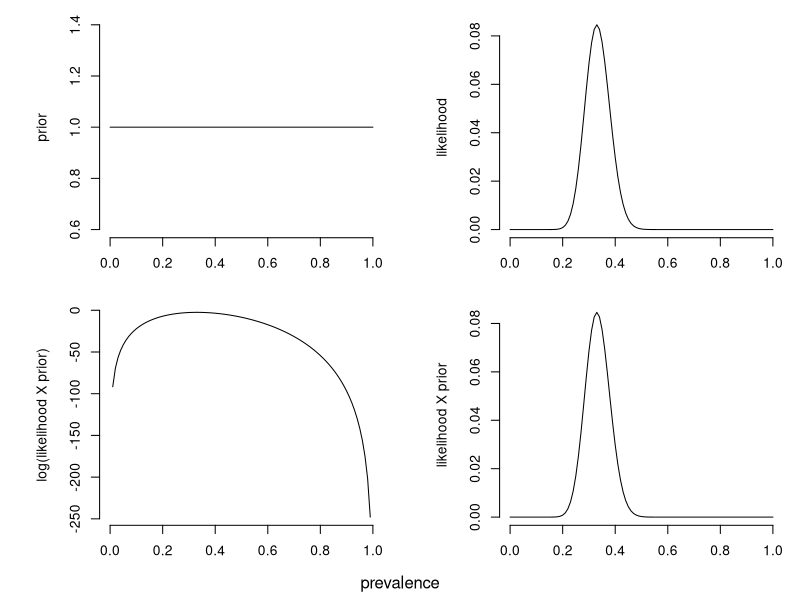
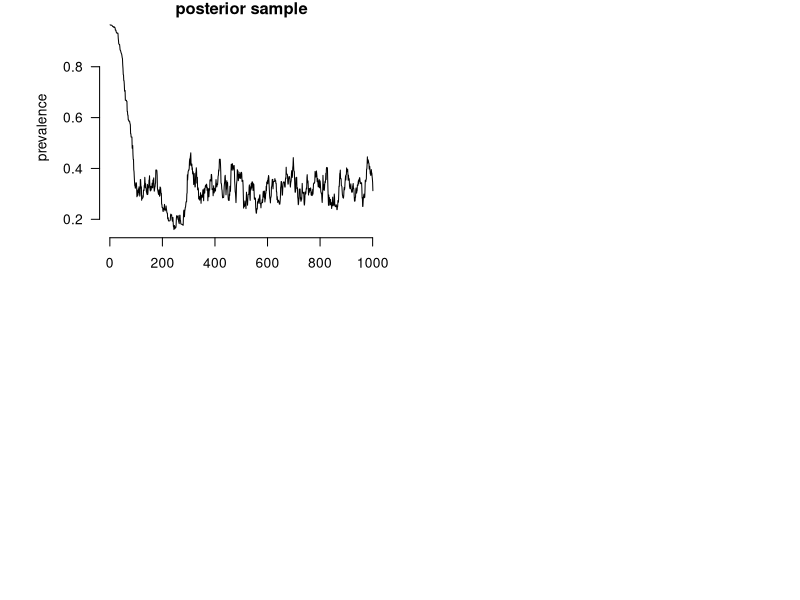
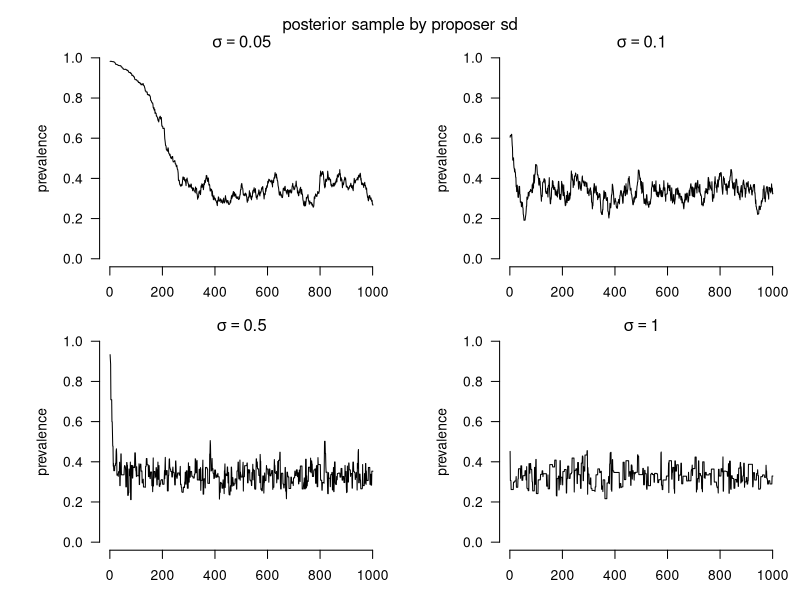
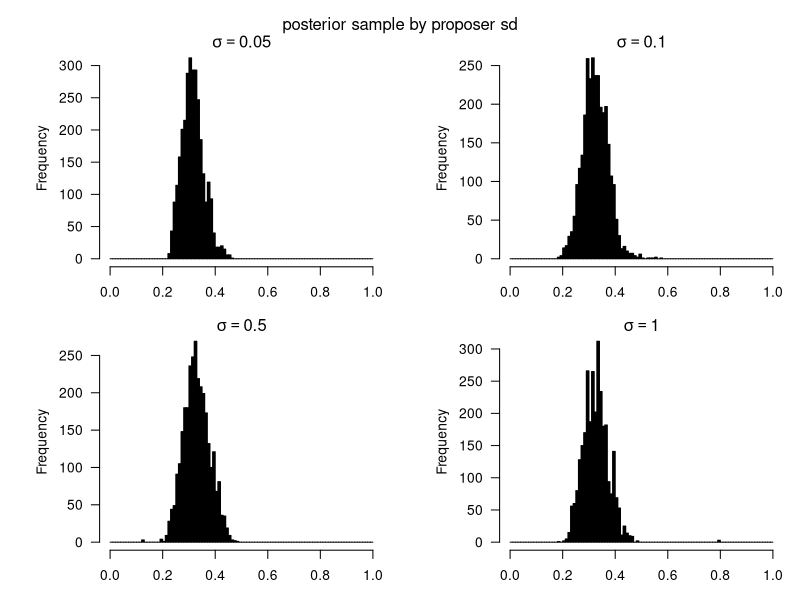
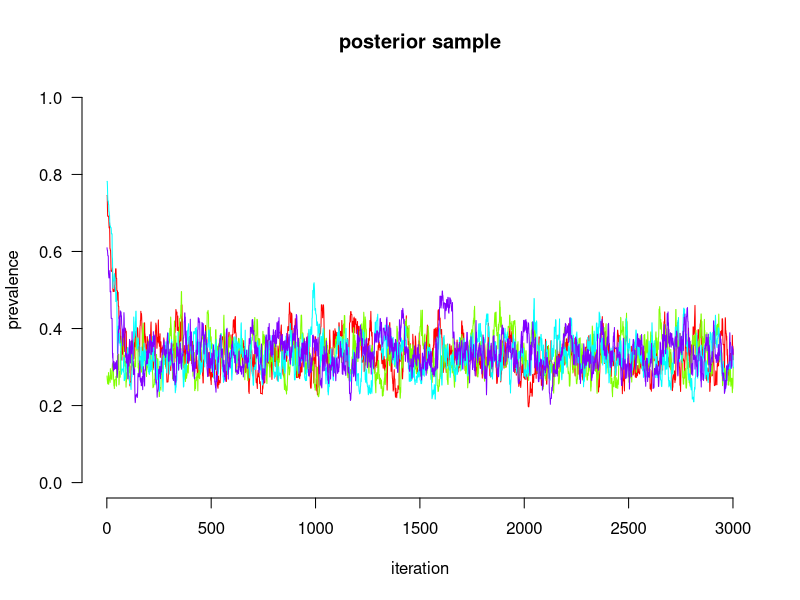
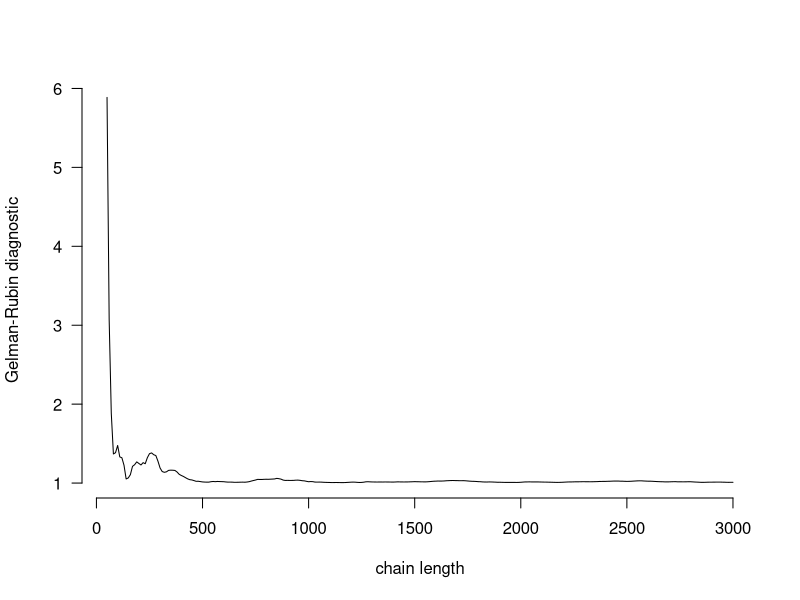
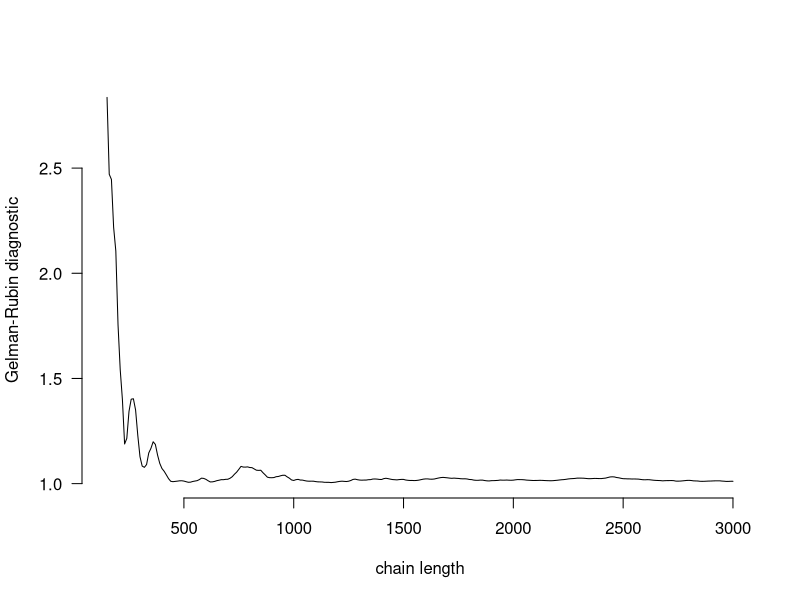

Reproduce these figures in R, in order.
## Introduction to MCMC 1: Estimating a posterior binomial probability
## Steve Bellan 2015

## Meaningful Modeling of Epidemiologic Data, 2012 AIMS, Muizenberg

###################################################################### 

## By the end of this tutorial you should…

## * Understand how to write a flexible prior function for the binomial
## * Understand the Metropolis-Hasting algorithm and explain it step by step.
## * Know how the parameter proposal distribution affects MCMC convergence
## * Know how to assess MCMC convergence with the Gelman-Rubin diagnostic and with trace plots

library(boot); library(coda)
defaultPar <- par() ## Save the default graphic parameter settings for use later.

## First, let's pretend that we are sampling a population of 100 individuals with a 30% prevalence
## for some disease and testing each of them. From this, we have a sample prevalence, which is our
## estimate of the true prevalence. The problem considered in the simulation is to estimate the
## posterior probability distribution of the prevalence from this sample and from a specified
## (informative or uninformative) prior probability distribution for the prevalence.

size <- 100
truePrev <- .3
sampPos <- rbinom(1,size,truePrev) ## Sample from this distribution once.
sampPrev <- sampPos/size

## Now we need to specify our prior probability distribution. This designates our prior (before we
## conducted the study) beliefs of what we think the prevalence of this population is. Frequently,
## we have insufficient prior information to specify and informative prior. In these cases, we will
## use a flat prior, meaning that for the study we think every possible value of the prevalence has
## equal probability.

## Our parameter of interest is prevalence, which is bounded between 0 and 1. The beta probability
## distribution is particularly suited for such parameters and is, in fact, the most commonly used
## probability distribution for parameters that are, themselves, probabilities. It is uninformative
## (flat) with parameters shape1=1, shape2=1, and can otherwise have many shapes.

## We calculate both the prior and the likelihood on a log scale because it is easier to take the
## sum of their log's, than to take their product (particularly in problems with more data).
logBetaPrior <- function(prevalence
                         , shape1 = 1  ## Change to make informative (try 8)
                         , shape2 = 1) ## Change to make informative (try 40)
    dbeta(prevalence, shape1=shape1, shape2=shape2, log = T)

## The likelihood is simply the probability of observing that many individuals test positive given
## the number tested and a specified prevalence.
logLikelihood <- function(prevalence,
                          data = list(size=size, sampPos=sampPos))
    dbinom(data$sampPos, size = data$size, prob = prevalence, log = T)

## A convenience function that sums the log-likelihood and the log-prior.
logLikePrior <- function(prevalence
                         , shape1=1
                         , shape2=1
                         , data = list(size=size, sampPos=sampPos))
    logBetaPrior(prevalence, shape1, shape2) + logLikelihood(prevalence, data)

## Convenience functions that thought the un-logged functions above.
Prior <- function(x) exp(logBetaPrior(x))
Likelihood <- function(x) exp(logLikelihood(x))
LikePrior <- function(x) exp(logLikePrior(x))


par(mfrow = c(2,2) ## panels
    , mar = c(3,6,1,1) ## panel margins
    , bty='n' ## no box around plots
    , oma = c(1.5,0,0,0)) ## outer margins
curve(Prior(x), 0, 1, ylab = 'prior')
curve(Likelihood, 0, 1, ylab = 'likelihood')
curve(logLikePrior, 0,1, ylab = 'log(likelihood X prior)')
curve(LikePrior, 0, 1, ylab = 'likelihood X prior')
mtext('prevalence', 1, 0, outer=T)

## Explain what each of these plots represents in words.


## This functions runs a Markov chain Monte Carlo (MCMC) Metropolis-Hastings algorithm to
## numerically estimate the posterior probability distribution of the prevalence. For problems this
## simple, the posterior probability distribution can be solved for analytically. However, for
## problems more complex than this one (such as the Introduction to MCMC-SI_HIV tutorial), numerical
## integration using MCMC may be the only way to calculate the posterior probability distribution
## for parameters.

## We sample the prevalence parameter on the logistic-scale so that it is bounded by [-Inf, Inf] and not [0,1]
runMCMC <- function(iterations
                    , startvalue = runif(1, logit(.01), logit(.99)) ## random starting value
                    , proposerSD = .5 ## standard deviation of the gaussian proposal distribution
                    , verbose = 0){ ## for debugging
    if(verbose > 0) browser()
    chain <- array(dim = c(iterations+1, 1)) ## initialize empty iterations X 1 array
    chain[1,] <- startvalue ## set first value
    for(ii in 1:iterations){ 
        proposal <- rnorm(1, chain[ii,], proposerSD) ## propose next value
        MHratio <- exp(logLikePrior(inv.logit(proposal)) - 
                       logLikePrior(inv.logit(chain[ii,])))
        ## If the MH-ratio is > 1, accept new value. Otherwise, accept it with probability equal to
        ## the the MH-ratio.
        if(runif(1) < MHratio){ 
            chain[ii+1,] <- proposal
        }else{ ## If rejecting it, stay at the last state.
            chain[ii+1,] <- chain[ii,]
        }
    }
    return(inv.logit(chain)) ## 
}

posteriorSample <- runMCMC(1000, proposerSD = .1) ## sample 1000 times from posterior
par(defaultPar, bty = 'n')
plot(posteriorSample, xlab='iteration', ylab = 'prevalence', main = 'posterior sample',
     type = 'l', las = 1)

## Compare proposal distributions
par(mfrow = c(2,2), oma = c(0,0,2,0))
for(sdVal in c(.05, .1, .5, 1)) {
    posteriorSample <- runMCMC(1000, proposerSD = sdVal) 
    plot(posteriorSample, xlab='iteration', ylab = 'prevalence',
         main = bquote(sigma==.(sdVal)),
         ylim = c(0,1),
         type = 'l', las = 1)
}
mtext('posterior sample by proposer sd', side=3, line=0, outer=T)

####################################################################################################
## Questions
####################################################################################################

## Question 1: Write code to compare histograms of posterior samples
## from proposal distributions with the 4 different proposal standard
## deviations above for 3000 samples. Make sure each histogram has the
## same breaks and x-axis limits.

## Question 2: Sample 4 chains for 3000 iterations using the same
## proposal distribution and plot each chains' trace on the same plot.

## Question 3: Use the Gelman-Rubin diagnostic (gelman.diag) to assess
## whether those four chains have reached convergence. You will need
## to conver the chains from 2 into "mcmc" objects (as.mcmc()), and
## then put them into an mcmc.list (as.mcmc.list())

## Challenge Question: (A) Plot the Gelman-Rubin diagnostic as a function
## of chain length. (B) Do the same plot, but after discarding the first 100 iterations as a "burnin"

####################################################################################################
## Answers
####################################################################################################

## Q1
par(mfrow = c(2,2), oma = c(0,0,2,0))
for(sdVal in c(.05, .1, .5, 1)) {
    posteriorSample <- runMCMC(3000, proposerSD = sdVal) 
    hist(posteriorSample, xlab='prevalence', col = 'black',
         main = bquote(sigma==.(sdVal)),
         las = 1,
         breaks = seq(0,1,by=.01),
         xlim = c(0,1))
}
mtext('posterior sample by proposer sd', side=3, line=0, outer=T)

## Q2
numChains <- 4
numIter <- 3000
for(ii in 1:numChains) 
    assign(paste0('posteriorSample',ii), ## assign is like "<-" but can be done with text strings to name things
           as.mcmc(runMCMC(numIter, proposerSD = .1))) ## use as.mcmc to help with Gelman-Rubin diagnostic function below

dev.off()
par(defaultPar, bty = 'n')
plot(0,0, type = 'n', ## intialize
     xlim = c(1,numIter), ylim = c(0,1),
     xlab='iteration', ylab = 'prevalence', main = 'posterior sample',
     las = 1)
for(ii in 1:numChains) 
    lines(get(paste0('posteriorSample',ii)), col = rainbow(numChains)[ii]
          )

## Q3
chainList <- as.mcmc.list(list(posteriorSample1, posteriorSample2, posteriorSample3, posteriorSample4))
class(chainList)
gelman.diag(chainList)

## Challenge Question (A)
chainLengthVector <- seq(50, 3000, by = 10)
GRdVector <- c()
for(chainLength in chainLengthVector) {
    chainList <- as.mcmc.list(list(as.mcmc(posteriorSample1[1:chainLength,]),
                                   as.mcmc(posteriorSample2[1:chainLength,]),
                                   as.mcmc(posteriorSample3[1:chainLength,]),
                                   as.mcmc(posteriorSample4[1:chainLength,])))
    GRdVector <- c(GRdVector, as.numeric(gelman.diag(chainList)$psrf[,1]))
}

dev.off()
par(defaultPar, bty = 'n')
plot(chainLengthVector, GRdVector, xlab = 'chain length', ylab = 'Gelman-Rubin diagnostic',
     type = 'l', las = 1)

## Challenge Question (B)
burnin <- 100
chainLengthVector <- seq(150, 3000, by = 10)
GRdVector <- c()
for(chainLength in chainLengthVector) {
    chainList <- as.mcmc.list(list(as.mcmc(posteriorSample1[burnin:chainLength,]),
                                   as.mcmc(posteriorSample2[burnin:chainLength,]),
                                   as.mcmc(posteriorSample3[burnin:chainLength,]),
                                   as.mcmc(posteriorSample4[burnin:chainLength,])))
    GRdVector <- c(GRdVector, as.numeric(gelman.diag(chainList)$psrf[,1]))
}

dev.off()
par(defaultPar, bty = 'n')
plot(chainLengthVector, GRdVector, xlab = 'chain length', ylab = 'Gelman-Rubin diagnostic',
     type = 'l', las = 1)


